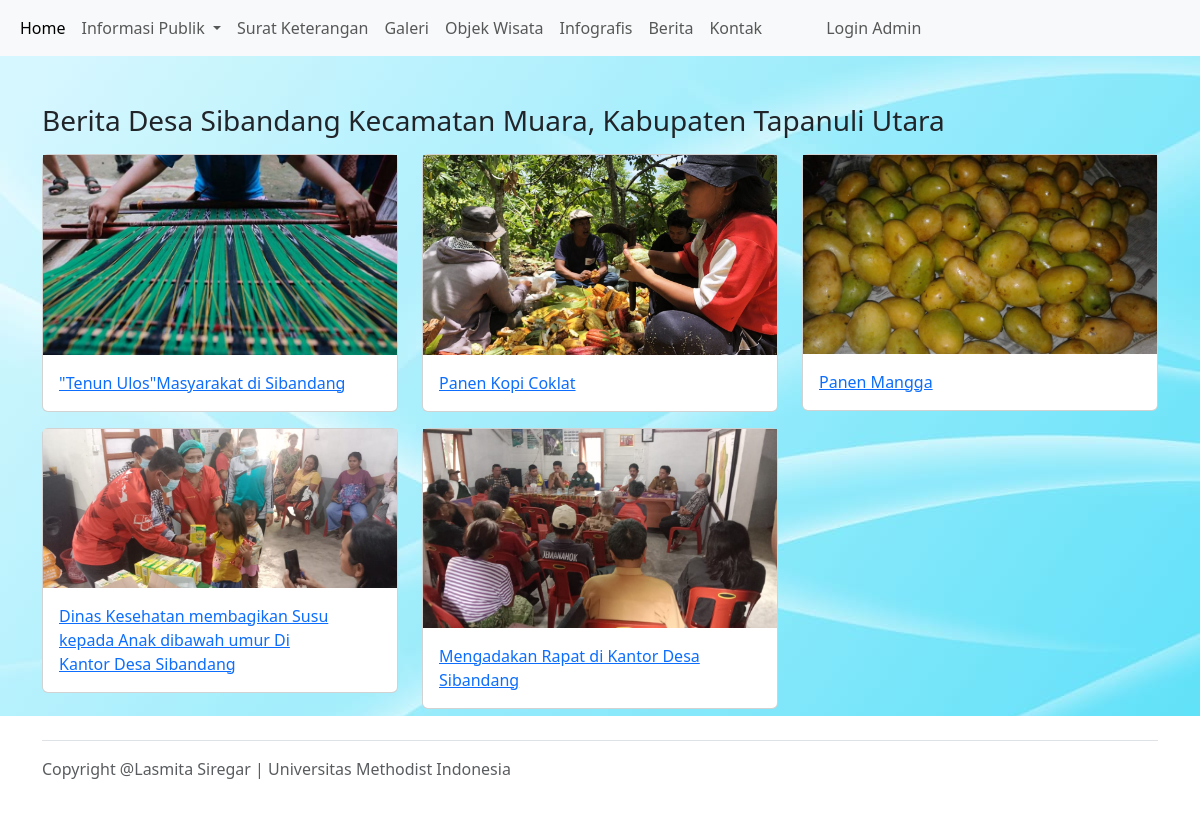
Screenshot of /user/berita.php with the database file from the repository.
### tables this page shows
CREATE TABLE `berita` (
  `id_berita` int NOT NULL,
  `slug_berita` varchar(255) NOT NULL,
  `judul_berita` varchar(255) NOT NULL,
  `gambar_berita` varchar(255) NOT NULL,
  `isi_berita` text NOT NULL,
  `waktu_berita` datetime NOT NULL DEFAULT CURRENT_TIMESTAMP,
  `user_id` int NOT NULL
);

### user/berita.php (the view, shortened to what this page needs)
<!doctype html>
<html lang="en">
<head>
    <link href="https://cdn.jsdelivr.net/npm/bootstrap@5.3.0-alpha1/dist/css/bootstrap.min.css" rel="stylesheet">
</head>
<body style="background-image: url('../bg2.jpeg');">
    <?php include "navbar.php"; ?>
    <?php
    include('../config/koneksi.php');
    $query = "SELECT * FROM berita";
    $hasil = mysqli_query($db, $query);
    $data_berita = array();
    while ($row = mysqli_fetch_assoc($hasil)) {
        $data_berita[] = $row;
    }
    ?>
    <div class="container my-5">
        <h3 class="my-3">
            Berita Desa Sibandang
            Kecamatan Muara, Kabupaten Tapanuli Utara
        </h3>
        <div class="row justify-content-start">
            <?php foreach ($data_berita as $berita) : ?>
                <div class="col-4 mb-3">
                    <div class="card">
                        <img src="../assets/upload/<?= $berita['gambar_berita'] ?>" alt="<?= $berita['judul_berita'] ?>" class="img-fluid w-2000 mb-150 equal-image img-responsive" class="card-img-top">
                        <div class="card-body">
                            <a href="detail-berita.php?id_berita=<?= $berita['id_berita'] ?>" class="card-text"><?= $berita['judul_berita'] ?></a>
                        </div>
                    </div>
                </div>
            <?php endforeach ?>
        </div>
    </div>
    <br><br>
    <footer class="footer bg-white w-100" style="position:fixed;bottom:0;width:100%;">
        <div class="container">
            <footer class="d-flex justify-content-between py-3 my-4 border-top">
                <p class=" mb-0 text-muted">Copyright @Lasmita Siregar | Universitas Methodist Indonesia</p>
            </footer>
        </div>
    </footer>
</body>
</html>

### user/berita.php (style rules this page uses)
.equal-image { height: auto; max-height: 200px; object-fit: cover; }

### rows the page displays
berita: gambar_berita (picture), judul_berita "\"Tenun Ulos\"Masyarakat di Sibandang"
berita: gambar_berita (picture), judul_berita "Panen Kopi Coklat"
berita: gambar_berita (picture), judul_berita "Panen Mangga"
berita: gambar_berita (picture), judul_berita "Dinas Kesehatan membagikan Susu kepada Anak dibawah umur Di Kantor Desa Sibandang"
berita: gambar_berita (picture), judul_berita "Mengadakan Rapat di Kantor Desa Sibandang"
